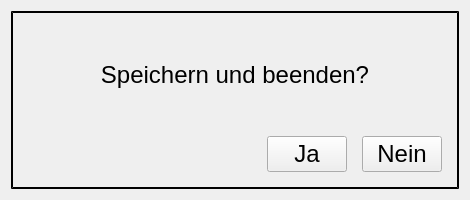
<?xml version="1.0" encoding="UTF-8"?>
<ui version="4.0">
 <class>InputBackAndSaveDialog</class>
 <widget class="QDialog" name="InputBackAndSaveDialog">
  <property name="windowModality">
   <enum>Qt::NonModal</enum>
  </property>
  <property name="geometry">
   <rect>
    <x>0</x>
    <y>0</y>
    <width>470</width>
    <height>200</height>
   </rect>
  </property>
  <property name="sizePolicy">
   <sizepolicy hsizetype="Fixed" vsizetype="Fixed">
    <horstretch>0</horstretch>
    <verstretch>0</verstretch>
   </sizepolicy>
  </property>
  <property name="minimumSize">
   <size>
    <width>470</width>
    <height>200</height>
   </size>
  </property>
  <property name="maximumSize">
   <size>
    <width>470</width>
    <height>200</height>
   </size>
  </property>
  <property name="windowTitle">
   <string/>
  </property>
  <property name="styleSheet">
   <string notr="true">QFrame{border: 2px outset black;}

QLabel
{
border: 0px;
}</string>
  </property>
  <layout class="QVBoxLayout" name="verticalLayout_2">
   <item>
    <widget class="QFrame" name="frame">
     <property name="frameShape">
      <enum>QFrame::StyledPanel</enum>
     </property>
     <property name="frameShadow">
      <enum>QFrame::Raised</enum>
     </property>
     <property name="lineWidth">
      <number>4</number>
     </property>
     <layout class="QVBoxLayout" name="verticalLayout_3">
      <property name="spacing">
       <number>0</number>
      </property>
      <property name="leftMargin">
       <number>0</number>
      </property>
      <property name="topMargin">
       <number>0</number>
      </property>
      <property name="rightMargin">
       <number>0</number>
      </property>
      <property name="bottomMargin">
       <number>0</number>
      </property>
      <item>
       <layout class="QVBoxLayout" name="verticalLayout">
        <item>
         <spacer name="verticalSpacer">
          <property name="orientation">
           <enum>Qt::Vertical</enum>
          </property>
          <property name="sizeHint" stdset="0">
           <size>
            <width>20</width>
            <height>40</height>
           </size>
          </property>
         </spacer>
        </item>
        <item>
         <widget class="QLabel" name="label_text">
          <property name="font">
           <font>
            <pointsize>18</pointsize>
           </font>
          </property>
          <property name="lineWidth">
           <number>1</number>
          </property>
          <property name="text">
           <string>&lt;html&gt;&lt;head/&gt;&lt;body&gt;&lt;p&gt;Speichern und beenden?&lt;/p&gt;&lt;/body&gt;&lt;/html&gt;</string>
          </property>
          <property name="alignment">
           <set>Qt::AlignCenter</set>
          </property>
         </widget>
        </item>
        <item>
         <spacer name="verticalSpacer_2">
          <property name="orientation">
           <enum>Qt::Vertical</enum>
          </property>
          <property name="sizeHint" stdset="0">
           <size>
            <width>20</width>
            <height>40</height>
           </size>
          </property>
         </spacer>
        </item>
        <item>
         <layout class="QHBoxLayout" name="horizontalLayout_2">
          <property name="rightMargin">
           <number>15</number>
          </property>
          <property name="bottomMargin">
           <number>15</number>
          </property>
          <item>
           <spacer name="horizontalSpacer">
            <property name="orientation">
             <enum>Qt::Horizontal</enum>
            </property>
            <property name="sizeType">
             <enum>QSizePolicy::MinimumExpanding</enum>
            </property>
            <property name="sizeHint" stdset="0">
             <size>
              <width>0</width>
              <height>0</height>
             </size>
            </property>
           </spacer>
          </item>
          <item>
           <widget class="QPushButton" name="pushButton_yes">
            <property name="font">
             <font>
              <pointsize>18</pointsize>
             </font>
            </property>
            <property name="focusPolicy">
             <enum>Qt::NoFocus</enum>
            </property>
            <property name="text">
             <string>Ja</string>
            </property>
           </widget>
          </item>
          <item>
           <spacer name="horizontalSpacer_2">
            <property name="orientation">
             <enum>Qt::Horizontal</enum>
            </property>
            <property name="sizeType">
             <enum>QSizePolicy::Fixed</enum>
            </property>
            <property name="sizeHint" stdset="0">
             <size>
              <width>15</width>
              <height>0</height>
             </size>
            </property>
           </spacer>
          </item>
          <item>
           <widget class="QPushButton" name="pushButton_no">
            <property name="font">
             <font>
              <pointsize>18</pointsize>
              <weight>50</weight>
              <bold>false</bold>
             </font>
            </property>
            <property name="focusPolicy">
             <enum>Qt::NoFocus</enum>
            </property>
            <property name="text">
             <string>Nein</string>
            </property>
           </widget>
          </item>
         </layout>
        </item>
       </layout>
      </item>
     </layout>
    </widget>
   </item>
  </layout>
 </widget>
 <resources/>
 <connections/>
</ui>
